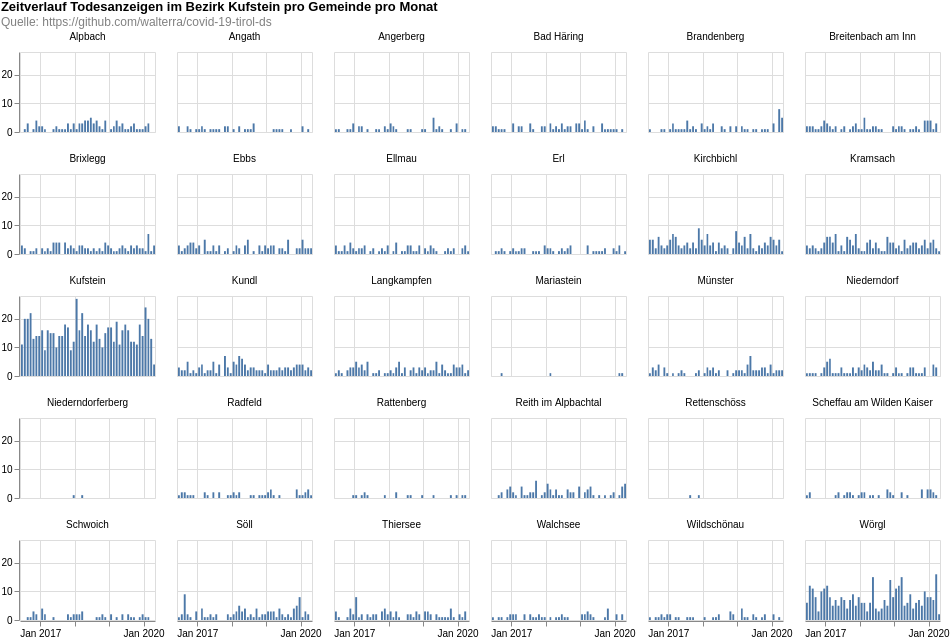

The specification (Vega-Lite) saved for this image:
### Vega-Lite specification from a JSON file in a GitHub repository (floating-point values rounded to 4 significant figures; data arrays with more than 128 entries replaced by an {"elided": "..."} marker saying what was removed)
{"$schema": "https://vega.github.io/schema/vega-lite/v4.8.1.json", "columns": 6, "config": {"view": {"continuousHeight": 300, "continuousWidth": 400}}, "data": {"name": "data-0c4b948e10e3227c23041a7da51a7e8c"}, "datasets": {"data-0c4b948e10e3227c23041a7da51a7e8c": {"elided": "2704 records"}}, "facet": {"field": "municipaly", "title": null, "type": "nominal"}, "padding": 0, "spec": {"layer": [{"encoding": {"tooltip": [{"field": "date", "timeUnit": "yearmonth", "type": "temporal"}, {"aggregate": "sum", "field": "count", "type": "quantitative"}], "x": {"field": "date", "timeUnit": "yearmonth", "title": null, "type": "temporal"}, "y": {"aggregate": "sum", "field": "count", "title": null, "type": "quantitative"}}, "height": 80, "mark": "bar", "width": 135}]}, "title": {"color": "black", "subtitle": ["Quelle: https://github.com/walterra/covid-19-tirol-ds"], "subtitleColor": "gray", "text": ["Zeitverlauf Todesanzeigen im Bezirk Kufstein pro Gemeinde pro Monat"]}}
